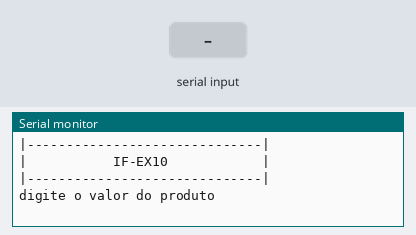
A sketch run on a simulated Arduino Uno, built with avr-gcc and run on an emulated ATmega328P. Parts: the last lines printed to the serial monitor. The test bench sets the inputs (shaded band).

Above: at 1.2 s.
1.3 s: "90,45\n" received over Serial
At 1.37 s:
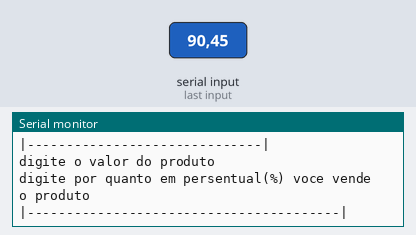
2.9 s: "30,150\n" received over Serial
At 3.03 s:
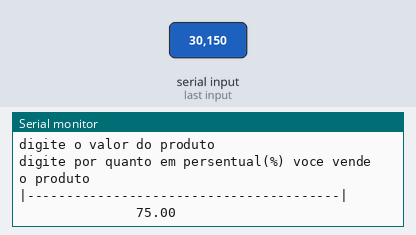

The sketch:

if_ex101.ino
```cpp
/*
Elabore um programa para cálculo de preços de produtos que
solicite o preço de compra do produto e o percentual a ser
aplicado em cima desse valor para a venda. Calcule e exiba
o preço de venda do produto. Se o percentual a ser aplicado
for inferior a 50%, exiba uma mensagem informando ao usuário
que o produto será vendido com uma margem muito pequena de lucro.
*/

//Variáveis

float persentualCompra = 0; /*Valor do produto*/
float persentualVenda = 0; /*Percentual*/
float persentualAdicional = 0; /*Margem de lucro*/


void setup()
{
  Serial.begin (9600);
}

void loop()
{
  // cabeçario
  Serial.println("|------------------------------|");
  Serial.println("|           IF-EX10            |");
  Serial.println("|------------------------------|");
  Serial.println();//pula uma linha
  Serial.println();//pula uma linha

  //Entrada

  Serial.println("digite o valor do produto");//pergunta o valor do produto do usuário
  while(! Serial.available() );//espera o usuário digitar/dar um <Enter>
  persentualCompra = Serial.parseFloat();//resposta do usuário

  Serial.println("digite por quanto em persentual(%) voce vende o produto");//pergunta o persentual do produto do usuário
  while(! Serial.available() );//espera o usuário digitar/dar um <Enter>
  persentualAdicional = Serial.parseFloat();//resposta do usuário


  //processamento

  persentualVenda = persentualCompra + ( persentualCompra / 100 * persentualAdicional );

    Serial.println("|----------------------------------------|");
    Serial.println("               " + String( persentualVenda));

    if ( persentualCompra +(persentualCompra * 0,5) < persentualVenda  ){
    //entra no if
    Serial.println("    margem muito pequena de lucro");
  }


  //saída - formatada

   Serial.println("|----------------------------------------|");

   Serial.println("Digite uma letra + <Enter> para continuar");
   while (!Serial.available());

   Serial.println();//pula uma linha
   Serial.println();//pula uma linha

   Serial.read();//Limpa o cache do /n - o <Enter>
  }
```

Measured:
- after the input at 1.3 s, the serial monitor: prints a new line at once (image 1)
- after the input at 2.9 s, the serial monitor: prints a new line after 0.11 s (image 2)
